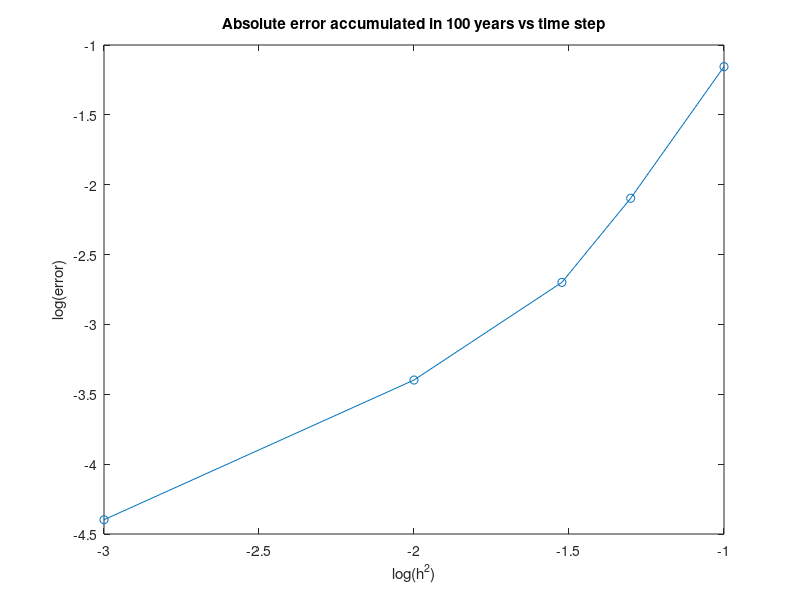

This chart was generated by the following MATLAB code:
h = [0.001, 0.01 0.03 0.05 0.1];
error = [2.960885-2.960845 2.9609-2.9605 2.961-2.959 2.961-2.953 2.96-2.89];
plot(log10(h),log10(error),'o-');
title('Absolute error accumulated in 100 years vs time step')
xlabel('log(h^2)');
ylabel('log(error)');